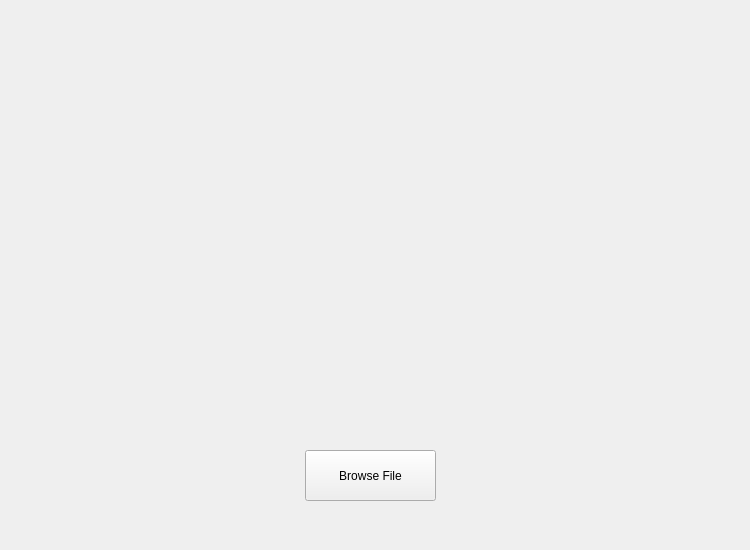
<?xml version="1.0" encoding="UTF-8"?>
<ui version="4.0">
 <class>Form</class>
 <widget class="QWidget" name="Form">
  <property name="geometry">
   <rect>
    <x>0</x>
    <y>0</y>
    <width>750</width>
    <height>550</height>
   </rect>
  </property>
  <property name="windowTitle">
   <string>Form</string>
  </property>
  <widget class="QPushButton" name="browseFileButton">
   <property name="geometry">
    <rect>
     <x>305</x>
     <y>450</y>
     <width>131</width>
     <height>51</height>
    </rect>
   </property>
   <property name="maximumSize">
    <size>
     <width>16777215</width>
     <height>16777215</height>
    </size>
   </property>
   <property name="text">
    <string>Browse File</string>
   </property>
  </widget>
  <widget class="QLabel" name="logoLabel">
   <property name="geometry">
    <rect>
     <x>140</x>
     <y>0</y>
     <width>471</width>
     <height>401</height>
    </rect>
   </property>
   <property name="text">
    <string>&lt;html&gt;&lt;head/&gt;&lt;body&gt;&lt;p&gt;&lt;img src=&quot;:/Application Logo/Release/Official/StegSleuth1.png&quot;/&gt;&lt;/p&gt;&lt;/body&gt;&lt;/html&gt;</string>
   </property>
  </widget>
 </widget>
 <resources>
  <include location="../../../Application Logo.qrc"/>
 </resources>
 <connections/>
</ui>
